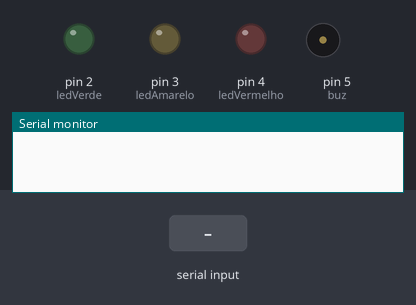
The sketch below on a simulated Arduino Uno, built with avr-gcc and run on an emulated ATmega328P. Parts: output pins drawn as LEDs (lit = HIGH), buzzer (waves = sounding), the last lines printed to the serial monitor. The test bench sets the inputs (shaded band).

Above: at 2.0 s.
2.1 s: "L" received over Serial
At 3.1 s:
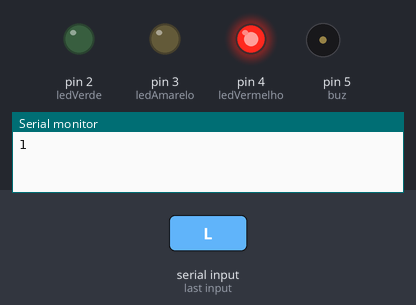
3.6 s: "A" received over Serial
At 4.2 s:
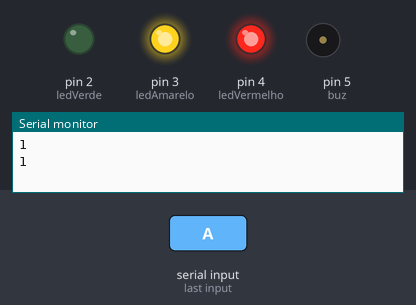
5.1 s: "D" received over Serial
At 6.3 s:
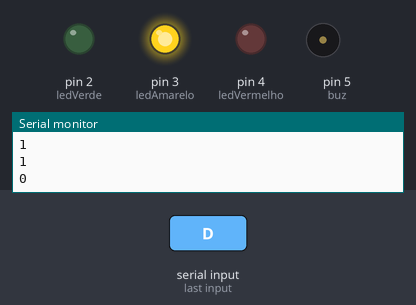
6.6 s: "C" received over Serial
At 7.7 s:
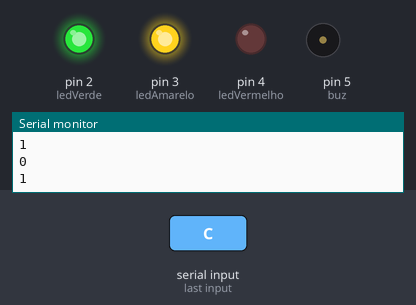
8.1 s: "B" received over Serial
At 8.8 s:
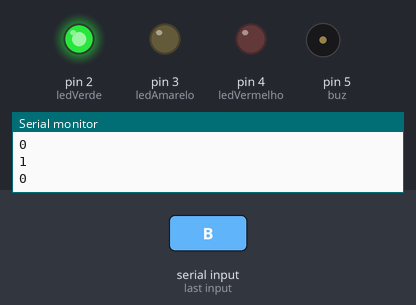
9.6 s: "E" received over Serial
At 10.0 s:
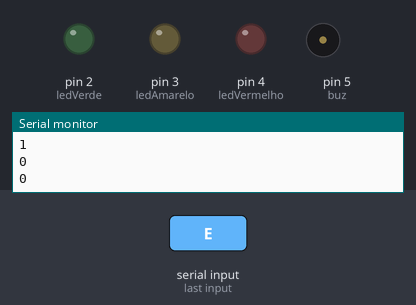
Timing chart, 0 to 12.1 s (numbered marks = the images above; inputs shaded):
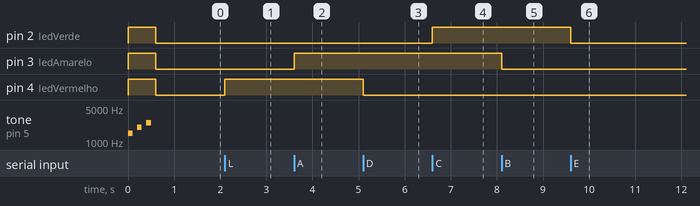

Measured:
- after the input at 2.1 s, pin 4 (ledVermelho): LOW → HIGH at once
- after the input at 3.6 s, pin 3 (ledAmarelo): LOW → HIGH at once
- after the input at 5.1 s, pin 4 (ledVermelho): HIGH → LOW at once
- after the input at 6.6 s, pin 2 (ledVerde): LOW → HIGH at once
- after the input at 8.1 s, pin 3 (ledAmarelo): HIGH → LOW at once
- after the input at 9.6 s, pin 2 (ledVerde): HIGH → LOW at once

The sketch:

CodigoArduino.ino
```cpp
#define intervalo 500
#define pot A0
#define ledVerde 2
#define ledAmarelo 3
#define ledVermelho 4
#define buz 5

int leituraPOT=0;
int contador = 0;


void setup() {
  Serial.begin(9600);
  //declarar os pinos 2,3 e 3 como saídas
  pinMode(ledVerde,OUTPUT);
  pinMode(ledAmarelo,OUTPUT);
  pinMode(ledVermelho,OUTPUT);
  pinMode(buz,OUTPUT);
  //desligar os pinos 2,3 e 4 ao iniciar
  digitalWrite(ledVerde,LOW);
  digitalWrite(ledAmarelo,LOW);
  digitalWrite(ledVermelho,LOW);
  digitalWrite(buz,LOW);
  teste();
}
void loop() {

  String input="";
  while(Serial.available()){
    char c = Serial.read();
    input += c;
  }

  //comandos LED vermelho
  if(input == "L"){
    digitalWrite(ledVermelho, HIGH);
    Serial.println(digitalRead(ledVermelho));
  }
  if (input == "D") {
    digitalWrite(ledVermelho, LOW);
    Serial.println(digitalRead(ledVermelho));
  }

  //comandos LED amarelo
  if(input == "A"){
    digitalWrite(ledAmarelo, HIGH);
    Serial.println(digitalRead(ledAmarelo));
  }
  if (input == "B") {
    digitalWrite(ledAmarelo, LOW);
    Serial.println(digitalRead(ledAmarelo));
  }

  //comandos LED verde
  if(input == "C"){
    digitalWrite(ledVerde, HIGH);
    Serial.println(digitalRead(ledVerde));
  }
  if (input == "E") {
    digitalWrite(ledVerde, LOW);
    Serial.println(digitalRead(ledVerde));
  }

  //pedido de inicalização
  if (input == "I") {
    int statusRed = digitalRead(ledVermelho);
    int statusYellow = digitalRead(ledAmarelo);
    int statusGreen = digitalRead(ledVerde);
    String init = (String)statusRed + ";" + (String)statusYellow + ";" + (String)statusGreen;
    Serial.println(init);
  }

}

void teste(){
  digitalWrite(ledVerde,HIGH);
  digitalWrite(ledAmarelo,HIGH);
  digitalWrite(ledVermelho,HIGH);
  tone(buz,1500,100);
  delay(200);
  tone(buz,2000,100);
  delay(200);
  tone(buz,2500,100);
  delay(200);
  digitalWrite(ledVerde,LOW);
  digitalWrite(ledAmarelo,LOW);
  digitalWrite(ledVermelho,LOW);
  delay(200);
}
```
